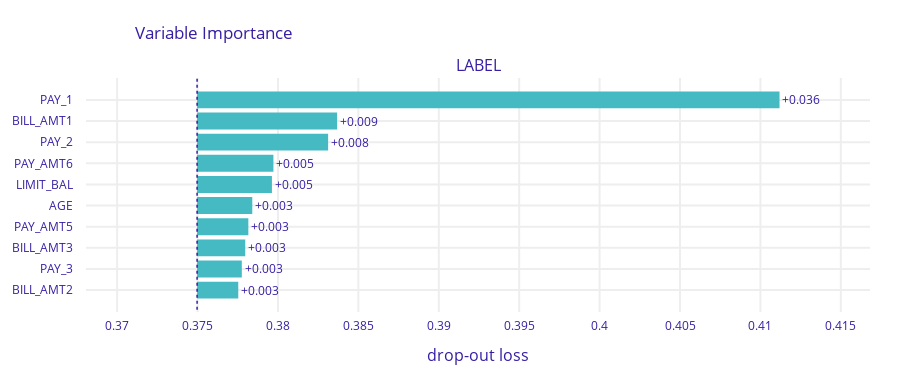

The notebook cell this image was saved under:
### Code cell
explainer.model_parts(type='variable_importance').plot()

### Figure 1 — Plotly figure (JSON) as saved in the notebook; plotly's stock layout.template omitted (floating-point values rounded to 4 significant figures)
{"data": [{"base": 0.375, "hoverinfo": "text", "hoverlabel": {"bgcolor": "rgba(0,0,0,0.8)"}, "hovertext": ["Model: LABEL loss after<br>variable: PAY_1 is permuted: 0.411<br>Drop-out loss change: +0.036", "Model: LABEL loss after<br>variable: BILL_AMT1 is permuted: 0.384<br>Drop-out loss change: +0.009", "Model: LABEL loss after<br>variable: PAY_2 is permuted: 0.383<br>Drop-out loss change: +0.008", "Model: LABEL loss after<br>variable: PAY_AMT6 is permuted: 0.38<br>Drop-out loss change: +0.005", "Model: LABEL loss after<br>variable: LIMIT_BAL is permuted: 0.38<br>Drop-out loss change: +0.005", "Model: LABEL loss after<br>variable: AGE is permuted: 0.378<br>Drop-out loss change: +0.003", "Model: LABEL loss after<br>variable: PAY_AMT5 is permuted: 0.378<br>Drop-out loss change: +0.003", "Model: LABEL loss after<br>variable: BILL_AMT3 is permuted: 0.378<br>Drop-out loss change: +0.003", "Model: LABEL loss after<br>variable: PAY_3 is permuted: 0.378<br>Drop-out loss change: +0.003", "Model: LABEL loss after<br>variable: BILL_AMT2 is permuted: 0.378<br>Drop-out loss change: +0.003"], "marker": {"color": "#46bac2"}, "orientation": "h", "showlegend": false, "text": ["+0.036", "+0.009", "+0.008", "+0.005", "+0.005", "+0.003", "+0.003", "+0.003", "+0.003", "+0.003"], "textposition": "outside", "type": "bar", "x": [0.03622, 0.008705, 0.008148, 0.004746, 0.004653, 0.003432, 0.003186, 0.002994, 0.002781, 0.00256], "xaxis": "x", "y": ["PAY_1", "BILL_AMT1", "PAY_2", "PAY_AMT6", "LIMIT_BAL", "AGE", "PAY_AMT5", "BILL_AMT3", "PAY_3", "BILL_AMT2"], "yaxis": "y"}], "layout": {"annotations": [{"font": {"size": 16}, "showarrow": false, "text": "LABEL", "x": 0.5, "xanchor": "center", "xref": "paper", "y": 1, "yanchor": "bottom", "yref": "paper"}, {"font": {"size": 16}, "showarrow": false, "text": "drop-out loss", "x": 0.5, "xanchor": "center", "xref": "paper", "y": 0, "yanchor": "top", "yref": "paper", "yshift": -30}], "font": {"color": "#371ea3"}, "height": 383, "margin": {"b": 71, "r": 30, "t": 78}, "shapes": [{"line": {"color": "#371ea3", "dash": "dot", "width": 1.5}, "type": "line", "x0": 0.375, "x1": 0.375, "xref": "x", "y0": -1, "y1": 10, "yref": "y"}], "title": {"text": "Variable Importance", "x": 0.15}, "xaxis": {"anchor": "y", "automargin": true, "domain": [0, 1], "fixedrange": true, "gridwidth": 2, "range": [0.3681, 0.4168], "tickcolor": "white", "ticklen": 3, "ticks": "outside", "type": "linear", "zeroline": false}, "yaxis": {"anchor": "x", "automargin": true, "autorange": "reversed", "domain": [0, 1], "fixedrange": true, "gridwidth": 2, "tickcolor": "white", "ticklen": 10, "ticks": "outside", "type": "category"}}}
